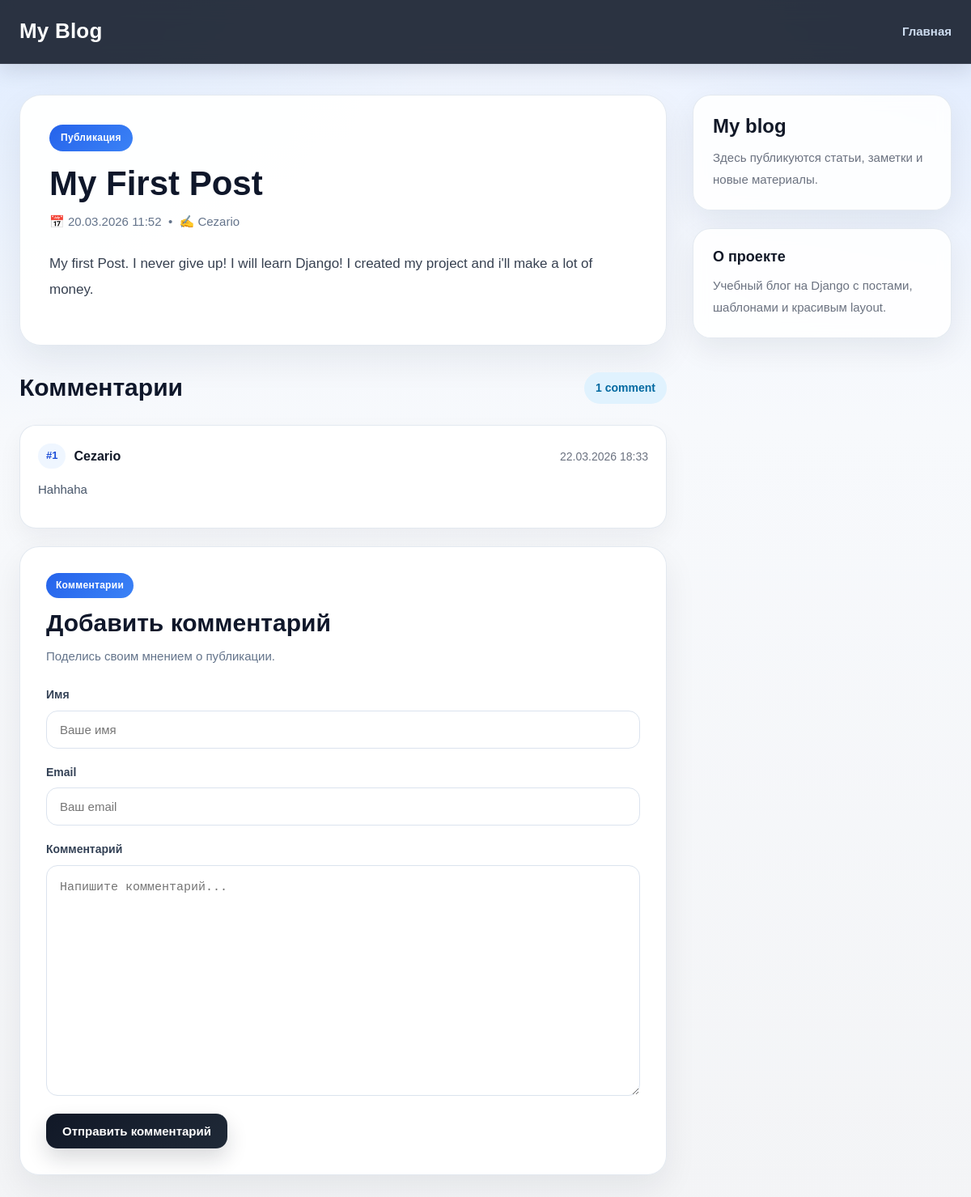
Screenshot of /blog/2026/3/20/My-First-Post/ with the database file from the repository.
### blog/models.py (models this page shows, shortened)
class Post(models.Model):
	class Status(models.TextChoices):
		DRAFT = 'DF', 'Черновик'
		PUBLISHED = 'PB', 'Опубликованный'
	title = models.CharField(max_length=200)
	slug = models.SlugField(max_length=200, unique_for_date='publish')
	author = models.ForeignKey(
		settings.AUTH_USER_MODEL,
		on_delete=models.CASCADE,
		related_name='blog_posts',
		)
	body = models.TextField()
	publish = models.DateTimeField(default=timezone.now)
	created = models.DateTimeField(auto_now_add=True)
	updated = models.DateTimeField(auto_now=True)
	status = models.CharField(
		max_length=2,
		choices=Status,
		default = Status.DRAFT,)
	objects = models.Manager()
	published = PublishManager()
	class Meta:
		ordering = ['-publish']
		indexes = [
			models.Index(fields=['-publish']),
		]

class Comment(models.Model):
	post = models.ForeignKey(Post, on_delete=models.CASCADE,
							 related_name='comments')
	name = models.CharField(max_length=200)
	email = models.EmailField()
	body = models.TextField()
	created = models.DateTimeField(auto_now_add=True)
	updated = models.DateTimeField(auto_now=True)
	active = models.BooleanField(default=True)
	class Meta:
		ordering = ['created']
		indexes = [models.Index(fields=['created']),]

### blog/views.py (the view)
def post_detail(request, year, month, day, post):
    post = get_object_or_404(
        Post.published,
        slug=post,
        publish__year=year,
        publish__month=month,
        publish__day=day)
    comments = post.comments.filter(active=True)
    form = CommentForm()
    return render(
        request,
        'blog/post/detail.html',
        {'post': post, 'comments': comments, 'form': form}
        )

### blog/forms.py
class CommentForm(forms.ModelForm):
    class Meta:
        model = Comment
        fields = ['name', 'email', 'body']
        widgets = {
            'name': forms.TextInput(attrs={'placeholder': 'Ваше имя'}),
            'email': forms.EmailInput(attrs={'placeholder': 'Ваш email'}),
            'body': forms.Textarea(attrs={'placeholder': 'Напишите комментарий...'}),
        }

### blog/models.py (called while the page is built)
	def get_queryset(self):
		return super().get_queryset().filter(status=Post.Status.PUBLISHED)

### blog/templates/blog/post/detail.html (shortened to what this page needs)
{% extends "blog/base.html" %}
{% block content %}
<section class="post-detail-page">
  <article class="post-detail-card">
    <div class="post-detail-card__top">
      <span class="post-detail-card__badge">Публикация</span>
      <h1 class="post-detail__title">{{ post.title }}</h1>
      <p class="date post-detail__meta">
        📅 {{ post.publish|date:"d.m.Y H:i" }} &nbsp;•&nbsp; ✍ {{ post.author }}
      </p>
    </div>
    <div class="post-detail__content">
      {{ post.body|linebreaks }}
    </div>
  </article>
  <section class="comments-section">
    {% with comments.count as total_comments %}
      <div class="comments-section__header">
        <h2 class="comments-section__title">
          Комментарии
        </h2>
        <span class="comments-section__count">
          {{ total_comments }} comment{{ total_comments|pluralize }}
        </span>
      </div>
    {% endwith %}
    <div class="comments-list">
      {% for comment in comments %}
        <article class="comment-card">
          <div class="comment-card__header">
            <div class="comment-card__author-block">
              <span class="comment-card__number">#{{ forloop.counter }}</span>
              <span class="comment-card__author">{{ comment.name }}</span>
            </div>
            <span class="comment-card__date">
              {{ comment.created|date:"d.m.Y H:i" }}
            </span>
          </div>
          <div class="comment-card__body">
            {{ comment.body|linebreaks }}
          </div>
        </article>
      {% empty %}
        <div class="comments-empty">
          <h3>Комментариев пока нет</h3>
          <p>Стань первым, кто оставит отзыв к этой публикации.</p>
        </div>
      {% endfor %}
    </div>
    {% include "blog/post/includes/comment_form.html" %}
  </section>
</section>
{% endblock %}

### blog/static/css/blog.css (style rules this page uses)
* { box-sizing: border-box; }
html, body { margin: 0; padding: 0; }
body { min-height: 100vh; font-family: Arial, Helvetica, sans-serif; color: #1f2937; background: radial-gradient(circle at top left, rgba(96, 165, 250, 0.10), transparent 28%), radial-gradient(circle at top right, rgba(59, 130, 246, 0.08), transparent 24%), linear-gradient(180deg, #eef4ff 0%, #f7f9fc 35%, #f3f4f6 100%); line-height: 1.6; }
.post-detail__title { margin: 0 0 16px; font-size: 42px; line-height: 1.12; font-weight: 800; color: #0f172a; }
.post-detail__body, .post-detail__content { font-size: 17px; line-height: 1.9; color: #374151; }
.post-detail__body p, .post-detail__content p { margin: 0 0 16px; }
.date { color: #6b7280; }
.comment-form input[type="text"], .comment-form input[type="email"], .comment-form textarea { width: 100%; border: 1px solid #dbe3ee; border-radius: 14px; background: #ffffff; padding: 14px 16px; font-size: 15px; color: #111827; outline: none; transition: border-color 0.2s ease, box-shadow 0.2s ease, background 0.2s ease; }
.comment-form textarea { min-height: 160px; resize: vertical; line-height: 1.7; }
.post-detail-page { display: flex; flex-direction: column; gap: 28px; }
.post-detail-card { background: rgba(255, 255, 255, 0.95); border: 1px solid rgba(226, 232, 240, 0.95); border-radius: 26px; padding: 36px; box-shadow: 0 18px 44px rgba(15, 23, 42, 0.07); }
.post-detail-card__top { margin-bottom: 24px; }
.post-detail-card__badge { display: inline-flex; align-items: center; justify-content: center; padding: 7px 14px; border-radius: 999px; background: linear-gradient(135deg, #2563eb, #3b82f6); color: #ffffff; font-size: 12px; font-weight: 800; letter-spacing: 0.3px; margin-bottom: 16px; }
.post-detail__title { margin: 0 0 12px; font-size: 42px; line-height: 1.12; font-weight: 800; color: #0f172a; }
.post-detail__meta { margin: 0; color: #64748b; font-size: 15px; }
.post-detail__content { font-size: 17px; line-height: 1.9; color: #374151; }
.post-detail__content p { margin: 0 0 16px; }
.comments-section { display: flex; flex-direction: column; gap: 22px; }
.comments-section__header { display: flex; align-items: center; justify-content: space-between; gap: 16px; flex-wrap: wrap; }
.comments-section__title { margin: 0; font-size: 30px; font-weight: 800; color: #0f172a; }
.comments-section__count { display: inline-flex; align-items: center; justify-content: center; padding: 8px 14px; border-radius: 999px; background: #e0f2fe; color: #0369a1; font-size: 14px; font-weight: 700; }
.comments-list { display: flex; flex-direction: column; gap: 18px; }
.comment-card { background: rgba(255, 255, 255, 0.94); border: 1px solid rgba(226, 232, 240, 0.95); border-radius: 20px; padding: 22px; box-shadow: 0 12px 30px rgba(15, 23, 42, 0.05); }
.comment-card__header { display: flex; align-items: center; justify-content: space-between; gap: 12px; flex-wrap: wrap; margin-bottom: 12px; }
.comment-card__author-block { display: flex; align-items: center; gap: 10px; }
.comment-card__number { display: inline-flex; align-items: center; justify-content: center; padding: 5px 10px; border-radius: 999px; background: #eff6ff; color: #1d4ed8; font-size: 13px; font-weight: 700; }
.comment-card__author { font-size: 16px; font-weight: 700; color: #111827; }
.comment-card__date { color: #6b7280; font-size: 14px; }
.comment-card__body { color: #475569; font-size: 15px; line-height: 1.8; }
.comment-card__body p { margin: 0 0 12px; }

### rows the page displays
Post: title "My First Post", publish "20.03.2026 11:52", author "Cezario", body "My first Post. I never give up! I will learn Django! I created my project and i'll make a lot of money."
Comment: name "Cezario", created "22.03.2026 18:33", body "Hahhaha"

### other values shown
{{ total_comments }} "1"
